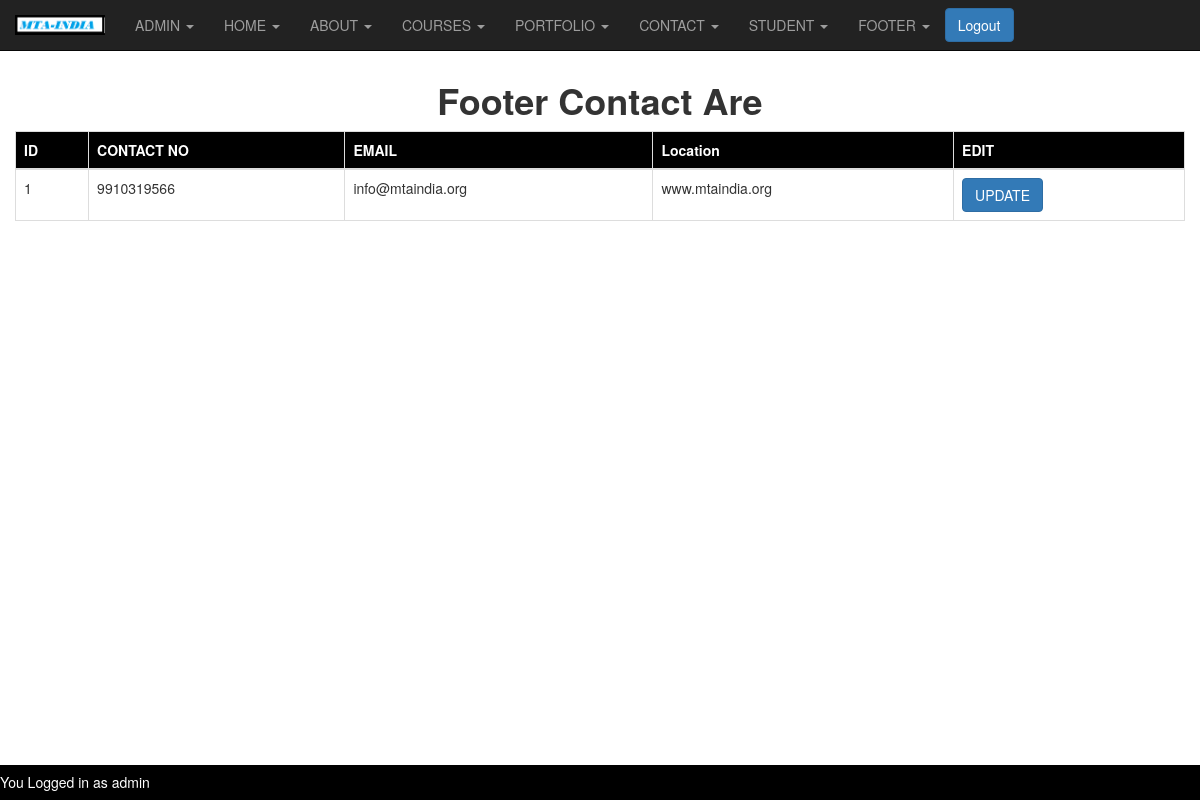
Page /footercontact.php (signed in) on the committed database.
### tables this page shows
CREATE TABLE IF NOT EXISTS `contactus` (
  `contactno` varchar(70) NOT NULL,
  `email` varchar(70) NOT NULL,
  `location` varchar(70) NOT NULL,
  `id` int NOT NULL AUTO_INCREMENT,
  PRIMARY KEY (`id`)
);

### footercontact.php (the view, shortened to what this page needs)
<?php
if(isset($_SESSION['username']) && isset($_SESSION['password']))
{
include('config.php');
$execute = "SELECT * FROM `contactus`";
    $row = @mysqli_query($link,$execute) or die("<br>query could not executed");
?>
<!DOCTYPE html>
<html>
<head>
  <link rel="stylesheet" href="https://maxcdn.bootstrapcdn.com/bootstrap/3.4.1/css/bootstrap.min.css">
</head>
<body>
    <?php include('adminheader.php');  ?>
    <center>
    <br>
    <br>
    <br>
    <h1><b>Footer Contact Are</b></h1>
    <div class="container-fluid">
    <table class="table table-responsive table-bordered ">
    <thead style="background-color:black;">
        <tr>
            <th>
                <span  style="color:white;">ID</span>
            </th>
            <th>
                <span  style="color:white;"> CONTACT NO</span>
            </th>
            <th>
                <span  style="color:white;">EMAIL</span>
            </th>
            <th>
                <span  style="color:white;">Location</span>
            </th>
            <th>
            <span  style="color:white;">EDIT</span>
            </th>
        </tr>
        </thead>
     <?php
        while($column = mysqli_fetch_row($row))
    {
    ?>
    <tbody>
        <tr>
            <td>
                <?php echo $column[3];?>
            </td>
            <td>
                <?php echo $column[0];?>
            </td>
            <td>
                <?php echo $column[1];?>
            </td>
            <td>
                <?php echo $column[2];?>
            </td>
            <td>
            <?php echo "<a href='updatefootercontact.php?ID=$column[3]'><input type='button' class='btn btn-primary' name='btn' value='UPDATE'></a>";?>
            </td>
        </tr>
    <?php
     }
     ?>
     </tbody>
    </table>
    </div>
       </center>
<br>
       <div class="footer">
     <h5 style="float:left;color:white;">You Logged in as <?php echo $_SESSION['username'];?></h5>
</div>
</body>
</html>
<?php
}
else{
	header("location:admin.php?login first");
}
?>

### footercontact.php (style rules this page uses)
.footer { position:fixed; left: 0; bottom: 0; width: 100%; background-color: black; color: white; text-align: center; }

### rows in the picture
contactus: id "1", contactno "9910319566", email "info@mtaindia.org", location "www.mtaindia.org"

### other values in the picture
$_SESSION['username'] "admin"
